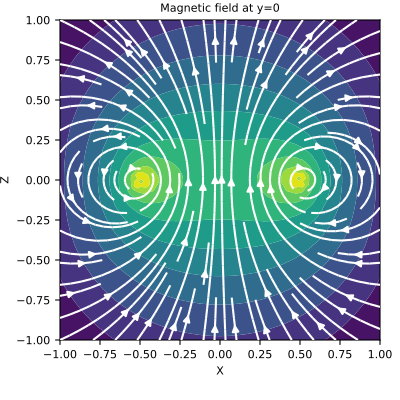

Generate this figure with Python:
# Here, we define a horizontal loop and plot the magnetic field
# on the xz-plane that intercepts at y=0.

from geoana.em.static import CircularLoopWholeSpace
from geoana.utils import ndgrid
from geoana.plotting_utils import plot2Ddata
import numpy as np
import matplotlib.pyplot as plt

# Let us begin by defining the loop.

location = np.r_[0., 0., 0.]
orientation = np.r_[0., 0., 1.]
radius = 0.5
simulation = CircularLoopWholeSpace(
    location=location, orientation=orientation, radius=radius
)

# Now we create a set of gridded locations and compute the magnetic field.

xyz = ndgrid(np.linspace(-1, 1, 50), np.array([0]), np.linspace(-1, 1, 50))
H = simulation.magnetic_field(xyz)

# Finally, we plot the magnetic field on the plane.

fig = plt.figure(figsize=(4, 4))
ax = fig.add_axes([0.15, 0.15, 0.8, 0.8])
plot2Ddata(xyz[:, 0::2], H[:, 0::2], ax=ax, vec=True, scale='log')
ax.set_xlabel('X')
ax.set_ylabel('Z')
ax.set_title('Magnetic field at y=0')
